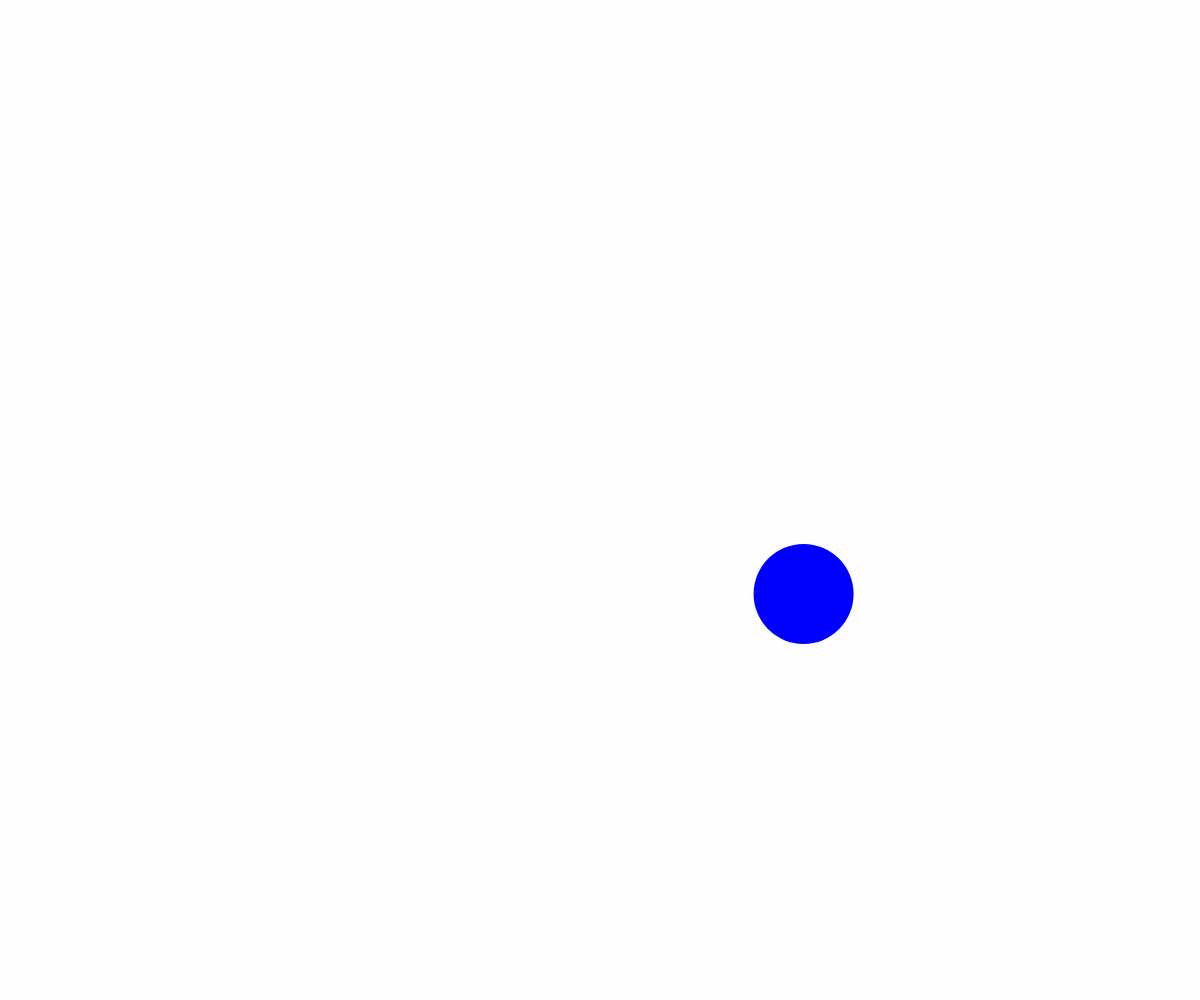
Frame 1 (no input)
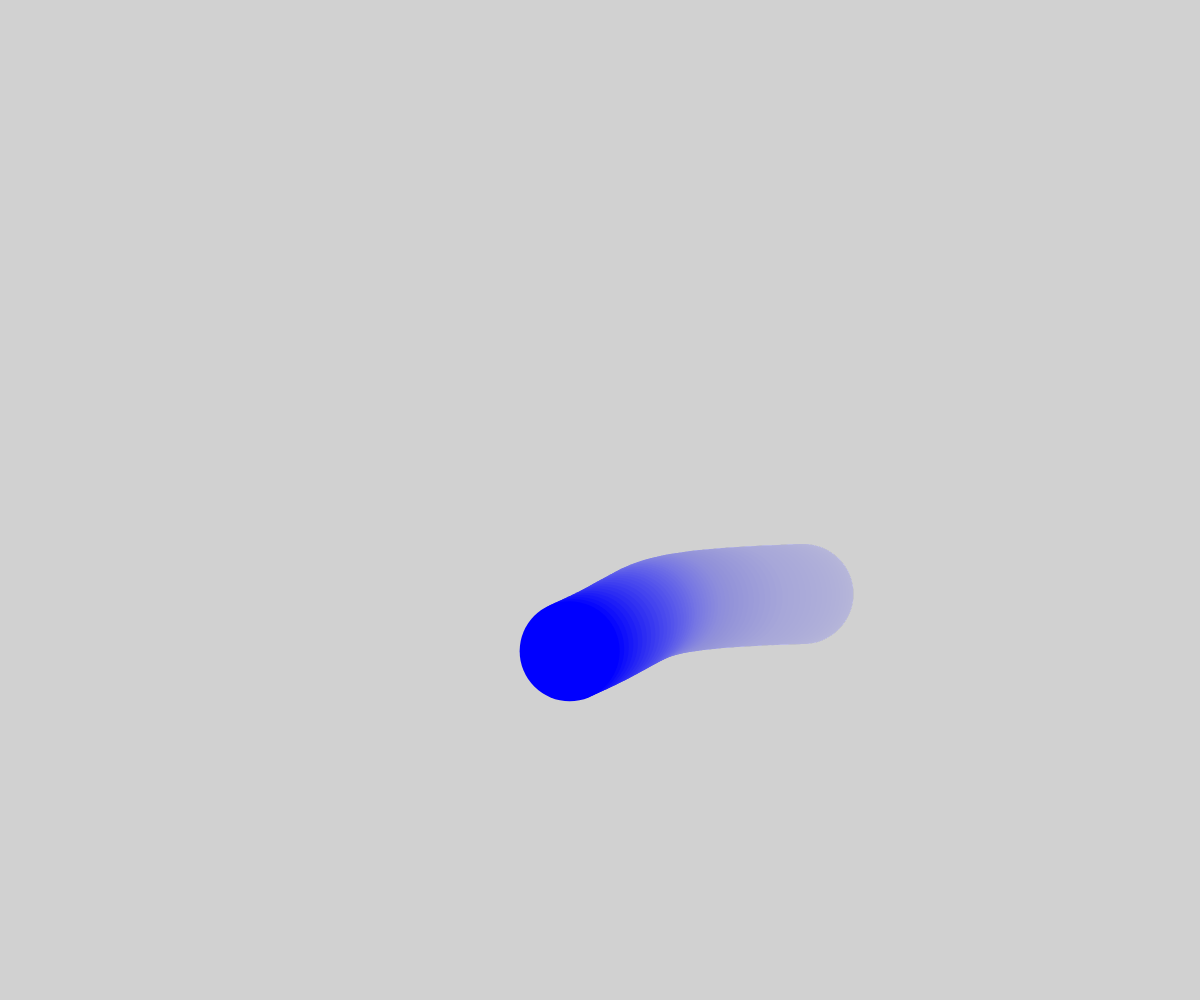
Frame 60 (no input)
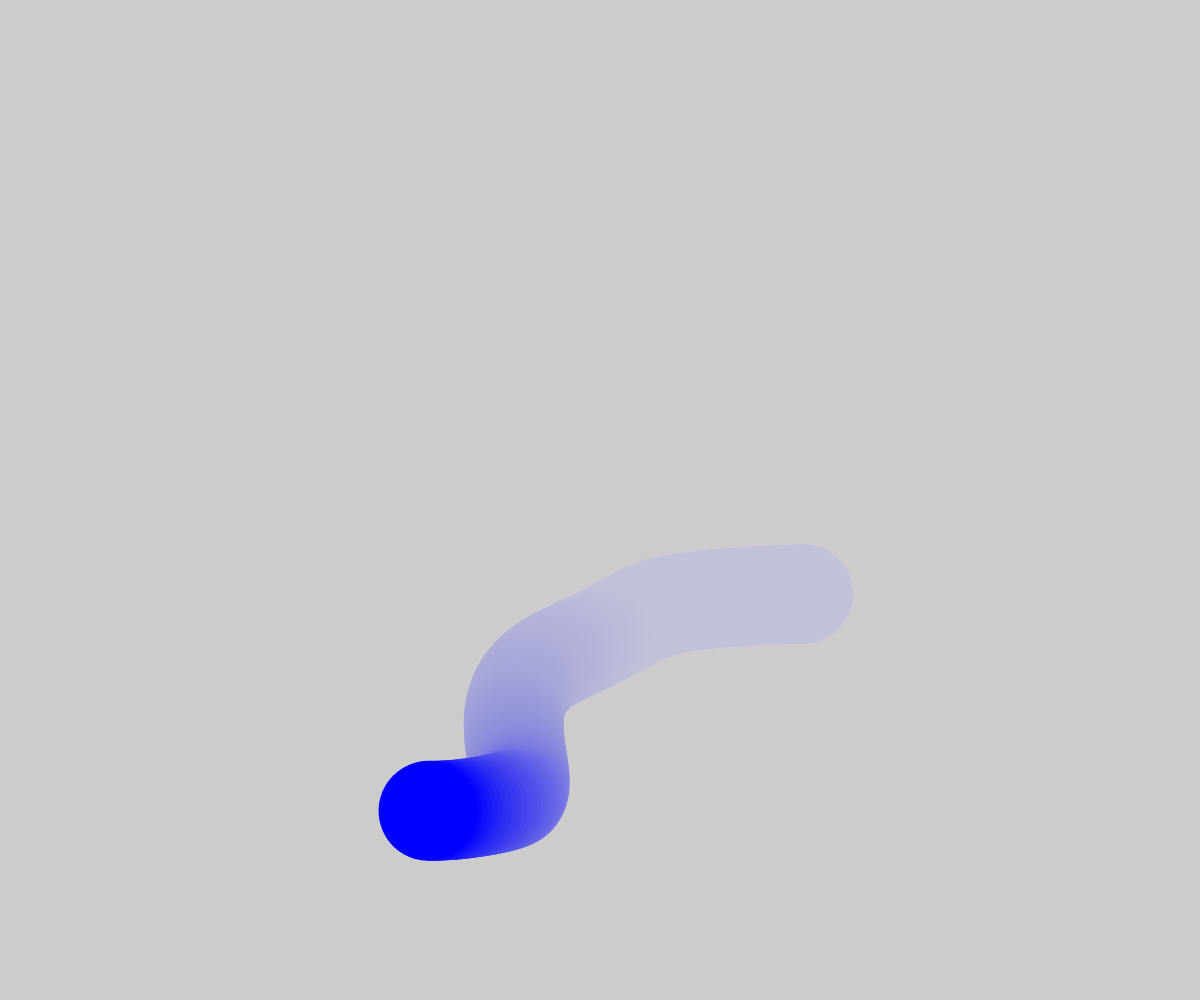
Frame 120 (the mouse pressed at the canvas centre since frame 60)

The p5.js sketch that drew these frames (run headless with seeded random() and noise() and a simulated clock; from frame 60 on, the mouse is pressed at the canvas centre):

// p5.js sketch
// ── sketch.js
let tx = 0;
let ty = 1000;

function setup() {
  createCanvas(windowWidth, windowHeight);
}

function draw() {
  background(200, 200, 200, 10);
  let nx = noise(tx);
  let ny = noise(ty);
  let x = map(nx, 0, 1, 0, windowWidth);
  let y = map(ny, 0, 1, 0, windowHeight);
  noStroke();
  fill("blue");
  circle(x, y, 100);
  tx += 0.005;
  ty += 0.005;
}

function windowResized() {
  resizeCanvas(windowWidth, windowHeight);
}
